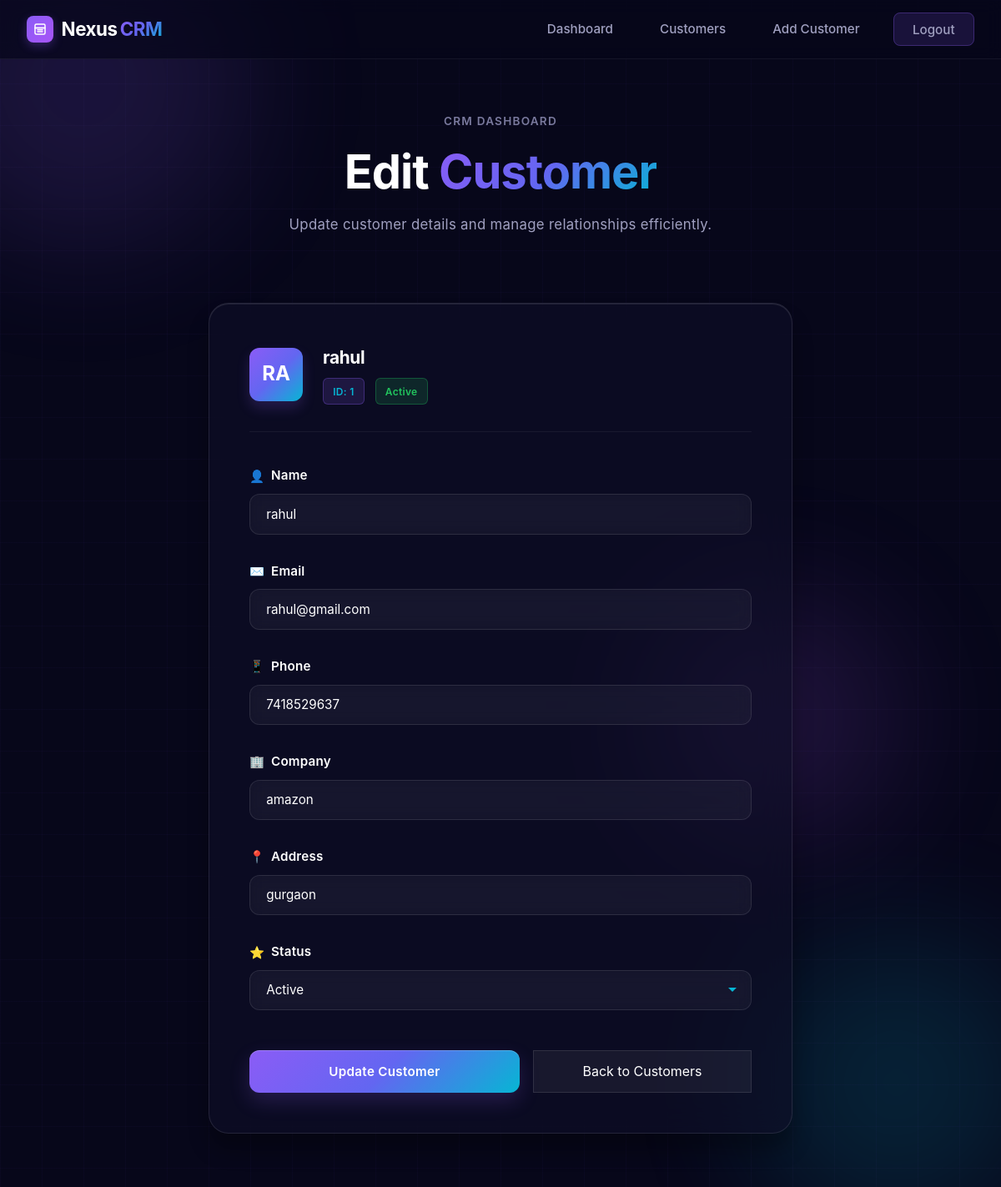
Before: /edit_customer/1 (signed in) with the older database file.
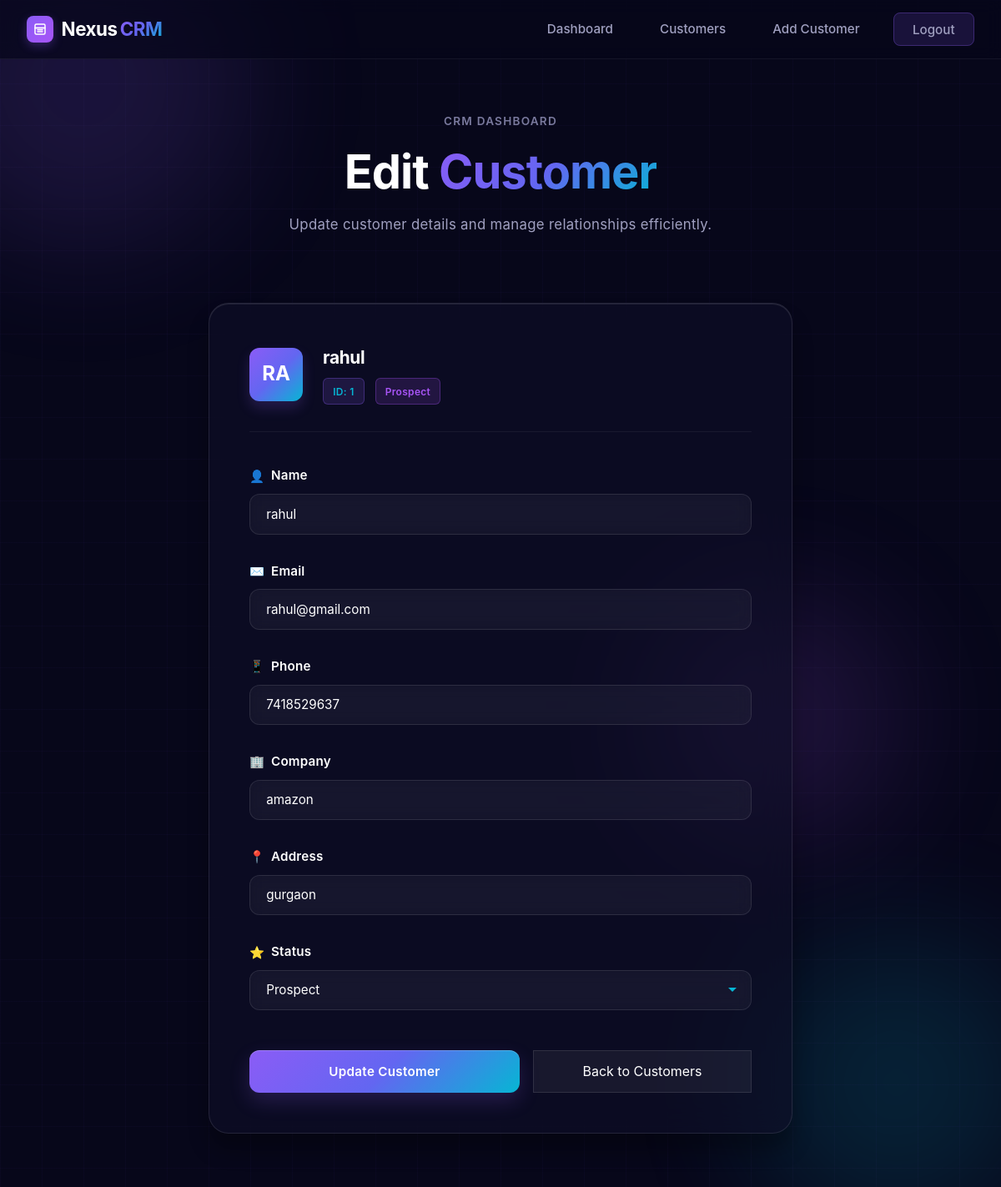
After: the same page with the newer database file.
### app.py (models this page shows)
class Customer(db.Model):
    id = db.Column(
        db.Integer,
        primary_key=True
    )
    name = db.Column(
        db.String(100),
        nullable=False
    )
    email = db.Column(
        db.String(100)
    )
    phone = db.Column(
        db.String(20)
    )
    company = db.Column(
        db.String(100)
    )
    address = db.Column(
        db.String(200)
    )
    status = db.Column(
        db.String(50),
        default="Prospect"
    )

### app.py (the view, shortened to what this page needs)
@app.route('/edit_customer/<int:id>', methods=['GET', 'POST'])
def edit_customer(id):
    if 'user' not in session:
        return redirect('/login')
    customer = Customer.query.get_or_404(id)
    return render_template(
        'edit_customer.html',
        customer=customer
    )

### templates/edit_customer.html (shortened to what the changed rows need)
<!DOCTYPE html>
<html lang="en">
<head>
</head>
<body>
    <section class="hero">
        <h1 class="hero-title">
            Edit <span class="hero-title-gradient">Customer</span>
        </h1>
    </section>
    <section class="form-container">
        <div class="form-card">
            <div class="customer-header">
                <div class="customer-avatar">{{ customer.name[:2] | upper }}</div>
                <div class="customer-info">
                    <h2>{{ customer.name }}</h2>
                    <div class="customer-meta">
                        <span class="customer-id-badge">ID: {{ customer.id }}</span>
                        <span class="customer-status-badge status-{{ customer.status.lower() }}">{{ customer.status }}</span>
                    </div>
                </div>
            </div>
            <form method="POST">
                <div class="form-group">
                    <label for="name" data-icon="👤">Name</label>
                    <input
                        type="text"
                        id="name"
                        name="name"
                        value="{{ customer.name }}"
                        placeholder="Enter full name"
                        required
                    >
                </div>
                <div class="form-group">
                    <label for="email" data-icon="✉️">Email</label>
                    <input
                        type="email"
                        id="email"
                        name="email"
                        value="{{ customer.email }}"
                        placeholder="Enter email address"
                    >
                </div>
                <div class="form-group">
                    <label for="phone" data-icon="📱">Phone</label>
                    <input
                        type="text"
                        id="phone"
                        name="phone"
                        value="{{ customer.phone }}"
                        placeholder="Enter phone number"
                    >
                </div>
                <div class="form-group">
                    <label for="company" data-icon="🏢">Company</label>
                    <input
                        type="text"
                        id="company"
                        name="company"
                        value="{{ customer.company }}"
                        placeholder="Enter company name"
                    >
                </div>
                <div class="form-group">
                    <label for="address" data-icon="📍">Address</label>
                    <input
                        type="text"
                        id="address"
                        name="address"
                        value="{{ customer.address }}"
                        placeholder="Enter full address"
                    >
                </div>
                <div class="form-group">
                    <label for="status" data-icon="⭐">Status</label>
                    <select id="status" name="status" required>
                        <option value="Prospect" {% if customer.status == 'Prospect' %}selected{% endif %}>
                            Prospect
                        </option>
                        <option value="Active" {% if customer.status == 'Active' %}selected{% endif %}>
                            Active
                        </option>
                    </select>
                </div>
            </form>
        </div>
    </section>
</body>
</html>

Changed rows visible on the page:
changed Customer "RA": status "Active" → "Prospect"
